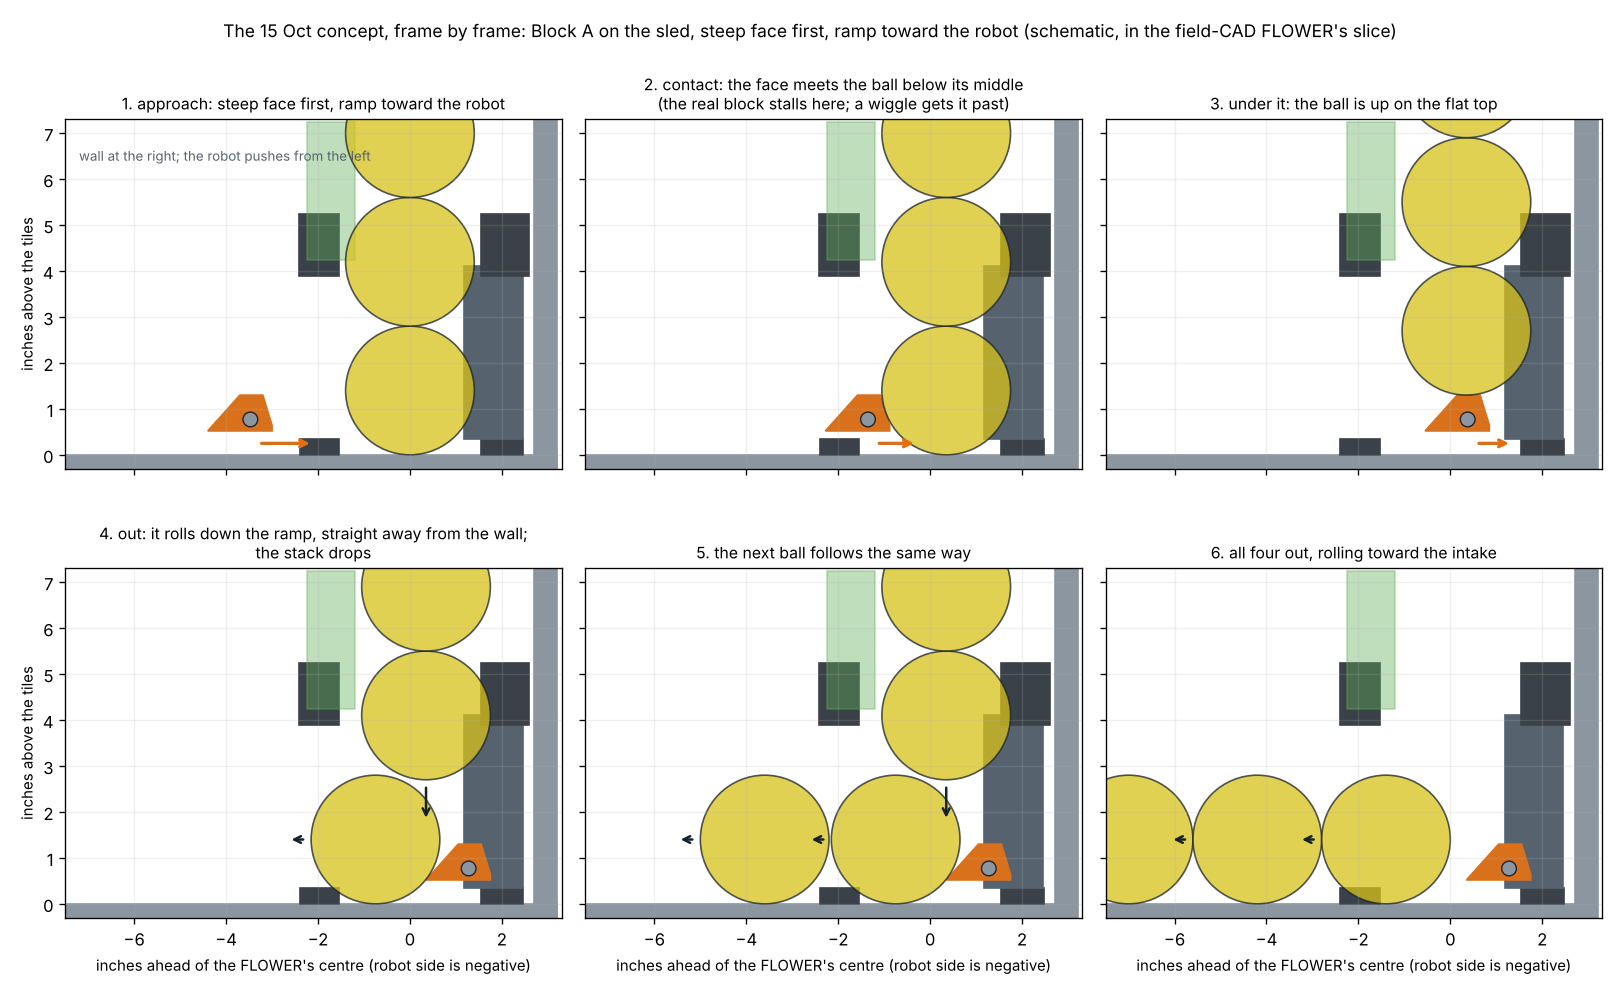

Generate this figure with Python:
"""The 15 Oct concept, frame by frame: Block A on the sled drives into the FLOWER steep face first, with its ramp
facing the robot. Once the block's top corner is under the bottom POLLEN, the ball rides onto the flat top and rolls
down the ramp, straight out of the FLOWER perpendicular to the wall, into the intake; the stack drops one and the
next ball follows. Writes stack_sequence.png: six schematic frames in the FLOWER's slice from the field CAD.

    python3 cad/modules/flower-stick-proto/stack_sequence.py

Schematic, not simulated: the ball positions are placed by hand to show the intended mechanism. The 2-D simulator
(tools/ramp-hook/ramp.py with this block's profile, see --sim) reaches frame 3 on its own because its block cannot
stall; what it shows after that is in the page's text."""
import argparse, os, sys
import matplotlib
matplotlib.use("Agg")
import matplotlib.pyplot as plt
from matplotlib.patches import Circle, Polygon, Rectangle
HERE = os.path.dirname(os.path.abspath(__file__))
ROOT = os.path.abspath(os.path.join(HERE, "..", "..", ".."))
R = 1.4
# Block A as printed (cad/ramp-hook parts.py, block.py --shaft 0.770 --bottom 0.52 --top 1.30): x behind the leading
# tip (toward the robot), z above the tiles. Steep face first: a 0.12 in land, the face leaning 0.2 in over the rest of
# its height (17 deg from vertical), the 0.5 in flat top, the 41 deg ramp down to the sharp edge on the robot's side.
BOTTOM, TOP, LAND, SLANT, FLAT, DEPTH = 0.52, 1.30, 0.12, 0.2, 0.5, 1.4
PROFILE = [(0.0, BOTTOM), (0.0, BOTTOM + LAND), (SLANT, TOP), (SLANT + FLAT, TOP), (DEPTH, BOTTOM)]
ROD_BEHIND_TIP = 12 / 25.4
PIN = 0.35            # a lifted POLLEN is pinned here by the uprights' inner corners (field CAD)
# frames: (tip x in the FLOWER frame, ball centres, caption, arrows)
D = 2 * R
FRAMES = [
    (-3.0, [(0, R), (0, R + D), (0, R + 2 * D), (0, R + 3 * D)], "1. approach: steep face first, ramp toward the robot", [("tip", 0.9)]),
    (-0.88, [(PIN, R), (PIN, R + D), (PIN, R + 2 * D), (PIN, R + 3 * D)], "2. contact: the face meets the ball below its middle\n(the real block stalls here; a wiggle gets it past)", [("tip", 0.6)]),
    (0.85, [(PIN, TOP + R), (PIN, TOP + R + D), (PIN, TOP + R + 2 * D), (PIN, TOP + R + 3 * D)], "3. under it: the ball is up on the flat top", [("tip", 0.5)]),
    (1.75, [(-0.75, R), (PIN, 4.1), (PIN, 4.1 + D), (PIN, 4.1 + 2 * D)], "4. out: it rolls down the ramp, straight away from the wall;\nthe stack drops", [("ball", 0), ("down", 1)]),
    (1.75, [(-3.6, R), (-0.75, R), (PIN, 4.1), (PIN, 4.1 + D)], "5. the next ball follows the same way", [("ball", 0), ("ball", 1), ("down", 2)]),
    (1.75, [(-9.8, R), (-7.0, R), (-4.2, R), (-1.4, R)], "6. all four out, rolling toward the intake", [("ball", 1), ("ball", 2), ("ball", 3)]),
]


def draw_flower(ax):
    ax.add_patch(Rectangle((-8, -0.3), 11.2, 0.3, color="#8b96a1"))
    ax.add_patch(Rectangle((-2.40, 0), 0.86, 0.35, color="#3b4148"))      # ring, in front of the hole
    ax.add_patch(Rectangle((1.54, 0), 0.93, 0.35, color="#3b4148"))       # ring, behind
    ax.add_patch(Rectangle((1.18, 0.35), 1.28, 3.75, color="#56636f"))    # upright
    ax.add_patch(Rectangle((-2.41, 3.90), 0.87, 1.35, color="#3b4148"))   # lintel
    ax.add_patch(Rectangle((1.54, 3.90), 1.06, 1.35, color="#3b4148"))    # bracket, behind the hole
    ax.add_patch(Rectangle((-2.25, 4.25), 1.05, 3.0, color="#5fae58", alpha=.4))  # pipe (beside the slice)
    ax.add_patch(Rectangle((2.71, -0.3), 0.5, 7.6, color="#8b96a1"))     # wall


def main():
    ap = argparse.ArgumentParser(); ap.add_argument("--sim", action="store_true", help="also run the 2-D simulator with this block and print where its balls end up")
    a = ap.parse_args()
    fig, axes = plt.subplots(2, 3, figsize=(13.5, 8.4), sharex=True, sharey=True)
    for ax, (tipx, balls, cap, arrows) in zip(axes.flat, FRAMES):
        draw_flower(ax)
        pts = [(tipx - x, z) for x, z in PROFILE]
        ax.add_patch(Polygon(pts, closed=True, color="#d9711c"))
        ax.add_patch(Circle((tipx - ROD_BEHIND_TIP, 0.77), 0.16, color="#8b96a1", ec="#17212b", lw=0.8))
        for (x, z) in balls:
            ax.add_patch(Circle((x, z), R, facecolor="#d8c21a", edgecolor="#17212b", alpha=.75))
        for kind, v in arrows:
            if kind == "tip":
                ax.annotate("", (tipx + v, 0.25), (tipx - 0.3, 0.25), arrowprops=dict(arrowstyle="->", color="#d9711c", lw=2))
            elif kind == "ball":
                x, z = balls[v]; ax.annotate("", (x - 1.9, z), (x - R - 0.1, z), arrowprops=dict(arrowstyle="->", color="#17212b", lw=1.5))
            elif kind == "down":
                x, z = balls[v]; ax.annotate("", (x, z - R - 0.9), (x, z - R - 0.1), arrowprops=dict(arrowstyle="->", color="#17212b", lw=1.5))
        ax.set_xlim(-7.5, 3.3); ax.set_ylim(-0.3, 7.3); ax.set_aspect("equal"); ax.grid(alpha=.2)
        ax.set_title(cap, fontsize=9.5)
    for ax in axes[1]:
        ax.set_xlabel("inches ahead of the FLOWER's centre (robot side is negative)", fontsize=9)
    for ax in axes[:, 0]:
        ax.set_ylabel("inches above the tiles", fontsize=9)
    axes[0][0].text(-7.2, 6.4, "wall at the right; the robot pushes from the left", fontsize=8, color="#56636f")
    fig.suptitle("The 15 Oct concept, frame by frame: Block A on the sled, steep face first, ramp toward the robot (schematic, in the field-CAD FLOWER's slice)", fontsize=10.5)
    fig.tight_layout()
    out = os.path.join(HERE, "stack_sequence.png"); fig.savefig(out, dpi=120); print(out)
    if a.sim:
        sys.path.insert(0, os.path.join(ROOT, "tools", "ramp-hook")); import ramp
        stop = ramp.use_cad_flower() + 0.57        # the curved tip passes the uprights' forward points and meets their inner corners
        tr = []
        r = ramp.run(ring=0.35, drive=4.0, tip_depth=stop, e=0.3, mu=0.4, profile=PROFILE, trace=tr, t_max=5.0)
        print("simulator (drive 4 in/s, mu 0.4): last out %s, last fed %s, left in %d" % r)
        t, tip, balls = tr[-1]
        print("  ends with the balls at " + ", ".join(f"({ramp.CX - x:.2f}, {z:.2f})" for x, z in balls))


if __name__ == "__main__":
    main()
